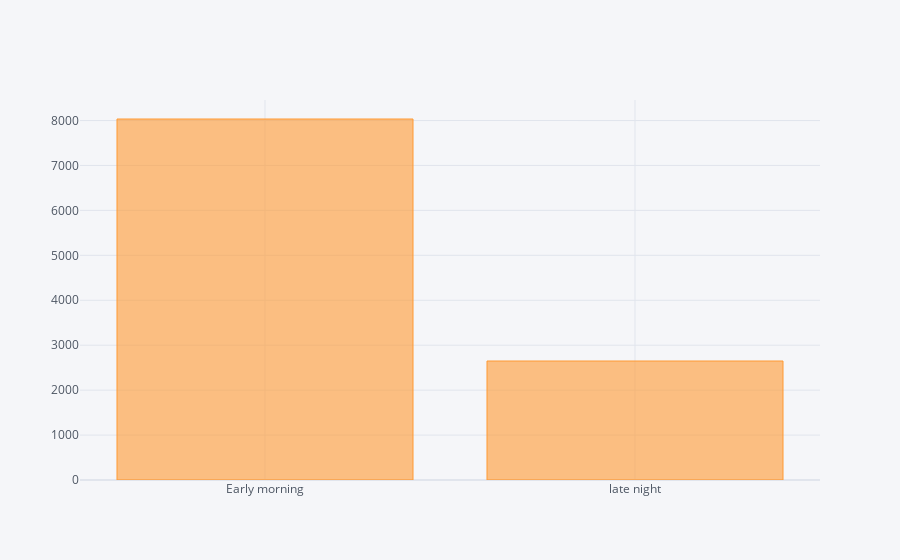

Notebook code cell kept with this figure:
### Code cell
data['Dep_Time_hour'].apply(flight_dep_time).value_counts().iplot(kind="bar")

### Figure 1 — Plotly figure (JSON) as saved in the notebook; plotly's stock layout.template omitted (floating-point values rounded to 4 significant figures)
{"data": [{"marker": {"color": "rgba(255, 153, 51, 0.6)", "line": {"color": "rgba(255, 153, 51, 1.0)", "width": 1}}, "name": "count", "orientation": "v", "text": "", "type": "bar", "x": ["Early morning", "late night"], "y": [8034, 2648]}], "layout": {"autosize": true, "legend": {"bgcolor": "#F5F6F9", "font": {"color": "#4D5663"}}, "paper_bgcolor": "#F5F6F9", "plot_bgcolor": "#F5F6F9", "title": {"font": {"color": "#4D5663"}}, "xaxis": {"autorange": true, "gridcolor": "#E1E5ED", "range": [-0.5, 1.5], "showgrid": true, "tickfont": {"color": "#4D5663"}, "title": {"font": {"color": "#4D5663"}, "text": ""}, "type": "category", "zerolinecolor": "#E1E5ED"}, "yaxis": {"autorange": true, "gridcolor": "#E1E5ED", "range": [0, 8457.0], "showgrid": true, "tickfont": {"color": "#4D5663"}, "title": {"font": {"color": "#4D5663"}, "text": ""}, "type": "linear", "zerolinecolor": "#E1E5ED"}}}
